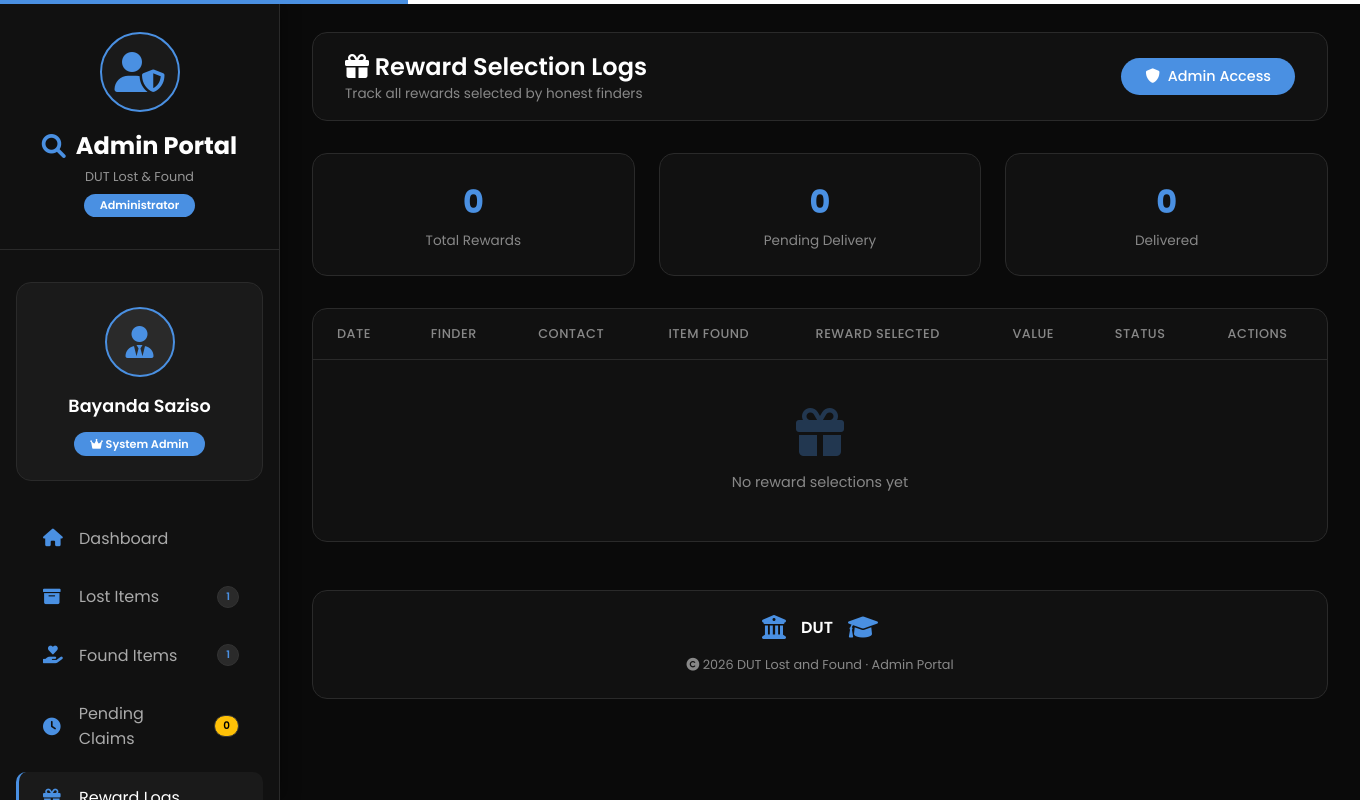
The app's page /admin/reward-logs (signed in), older data.
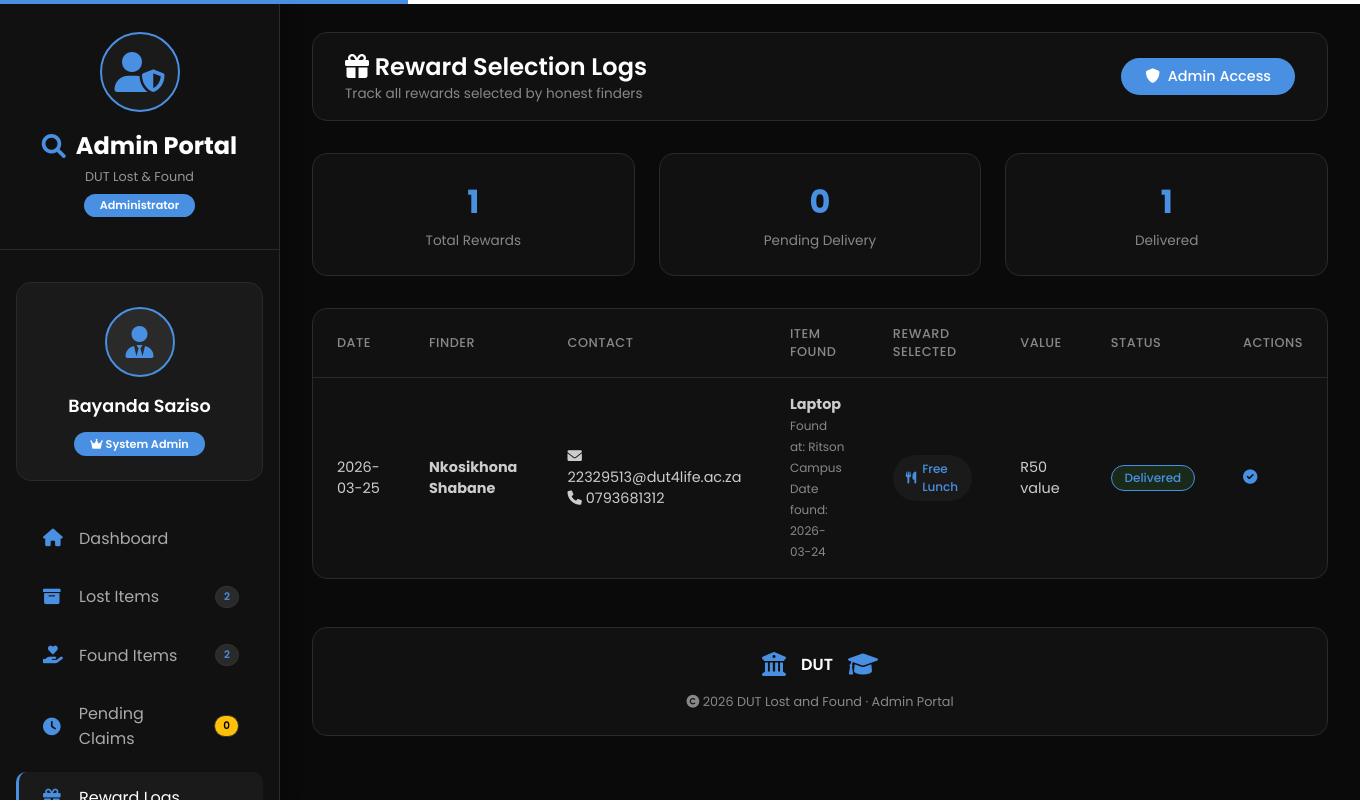
The same page, newer data.
### tables this page shows
CREATE TABLE admin_reward_log
                 (id INTEGER PRIMARY KEY AUTOINCREMENT,
                  claim_id INTEGER NOT NULL,
                  finder_id INTEGER NOT NULL,
                  finder_name TEXT NOT NULL,
                  item_name TEXT NOT NULL,
                  reward_type TEXT NOT NULL,
                  reward_value TEXT NOT NULL,
                  selected_at TIMESTAMP NOT NULL,
                  status TEXT DEFAULT 'pending',
                  delivered_at TIMESTAMP,
                  FOREIGN KEY (claim_id) REFERENCES claims(id),
                  FOREIGN KEY (finder_id) REFERENCES users(id));

CREATE TABLE users
                 (id INTEGER PRIMARY KEY AUTOINCREMENT,
                  student_number TEXT UNIQUE NOT NULL,
                  full_name TEXT NOT NULL,
                  email TEXT UNIQUE NOT NULL,
                  id_number TEXT UNIQUE NOT NULL,
                  phone TEXT,
                  password TEXT NOT NULL,
                  role TEXT DEFAULT 'user',
                  created_at TIMESTAMP DEFAULT CURRENT_TIMESTAMP);

CREATE TABLE found_items
                 (id INTEGER PRIMARY KEY AUTOINCREMENT,
                  user_id INTEGER,
                  item_name TEXT NOT NULL,
                  category TEXT NOT NULL,
                  description TEXT NOT NULL,
                  date_found DATE NOT NULL,
                  location TEXT NOT NULL,
                  latitude REAL,
                  longitude REAL,
                  contact_name TEXT NOT NULL,
                  contact_email TEXT NOT NULL,
                  contact_phone TEXT,
                  image_path TEXT,
                  status TEXT DEFAULT 'available',
                  resolved_at TIMESTAMP,
                  resolved_by INTEGER,
                  created_at TIMESTAMP DEFAULT CURRENT_TIMESTAMP, reward_offered BOOLEAN DEFAULT 0,
                  FOREIGN KEY (user_id) REFERENCES users(id),
                  FOREIGN KEY (resolved_by) REFERENCES users(id));

### app.py (the view)
@app.route('/admin/reward-logs')
def admin_reward_logs():
    if 'user' not in session or session['user']['role'] != 'admin':
        flash("Access denied!", "danger")
        return redirect(url_for('login'))
    conn = get_db()
    now = datetime.now()
    rewards = conn.execute('''
        SELECT rl.*, u.full_name as finder_name, u.email as finder_email, u.phone as finder_phone,
               fi.item_name, fi.location as found_location, fi.date_found
        FROM admin_reward_log rl
        JOIN users u ON rl.finder_id = u.id
        JOIN found_items fi ON rl.item_name = fi.item_name
        ORDER BY rl.selected_at DESC
        LIMIT 100
    ''').fetchall()
    total_rewards = conn.execute("SELECT COUNT(*) as count FROM admin_reward_log").fetchone()['count']
    pending_rewards = conn.execute("SELECT COUNT(*) as count FROM admin_reward_log WHERE status = 'pending'").fetchone()['count']
    delivered_rewards = conn.execute("SELECT COUNT(*) as count FROM admin_reward_log WHERE status = 'delivered'").fetchone()['count']
    total_lost = conn.execute("SELECT COUNT(*) as count FROM lost_items").fetchone()['count']
    total_found = conn.execute("SELECT COUNT(*) as count FROM found_items").fetchone()['count']
    pending_claims = conn.execute("SELECT COUNT(*) as count FROM claims WHERE status = 'pending'").fetchone()['count']
    resolved_count = conn.execute("SELECT COUNT(*) as count FROM item_history").fetchone()['count']
    conn.close()
    return render_template('admin_reward_logs.html',
                         user=session['user'],
                         rewards=[dict(r) for r in rewards],
                         total_rewards=total_rewards,
                         pending_rewards=pending_rewards,
                         delivered_rewards=delivered_rewards,
                         total_lost=total_lost,
                         total_found=total_found,
                         pending_claims=pending_claims,
                         resolved_count=resolved_count,
                         now=now)

### app.py (called while the page is built)
def get_db():
    conn = sqlite3.connect('lost_and_found.db')
    conn.row_factory = sqlite3.Row
    return conn

### templates/admin_reward_logs.html (shortened to what the changed rows need)
<!DOCTYPE html>
<html lang="en">
<head>
    <link rel="stylesheet" href="https://cdnjs.cloudflare.com/ajax/libs/font-awesome/6.0.0-beta3/css/all.min.css">
</head>
<body>
    <div class="dashboard-container">
        <div class="sidebar">
            <div class="sidebar-header">
                <h2>
                    <i class="fas fa-search"></i>
                    <span>Admin Portal</span>
                </h2>
            </div>
            <ul class="nav-menu">
                <li class="nav-item">
                    <a href="/admin/lost-items" class="nav-link">
                        <i class="fas fa-archive"></i>
                        <span>Lost Items</span>
                        <span class="badge">{{ total_lost }}</span>
                    </a>
                </li>
                <li class="nav-item">
                    <a href="/admin/found-items" class="nav-link">
                        <i class="fas fa-hand-holding-heart"></i>
                        <span>Found Items</span>
                        <span class="badge">{{ total_found }}</span>
                    </a>
                </li>
            </ul>
        </div>
        <div class="main-content">
            <div class="top-bar">
                <div class="page-title">
                    <h1><i class="fas fa-gift"></i> Reward Selection Logs</h1>
                </div>
            </div>
            <div class="stats-grid">
                <div class="stat-card">
                    <div class="stat-value">{{ total_rewards }}</div>
                    <div class="stat-label">Total Rewards</div>
                </div>
                <div class="stat-card">
                    <div class="stat-value">{{ delivered_rewards }}</div>
                    <div class="stat-label">Delivered</div>
                </div>
            </div>
            <div class="table-responsive">
                <table>
                    <thead>
                        <tr>
                            <th>Date</th>
                            <th>Finder</th>
                            <th>Contact</th>
                            <th>Item Found</th>
                            <th>Reward Selected</th>
                            <th>Value</th>
                            <th>Status</th>
                            <th>Actions</th>
                        </tr>
                    </thead>
                    <tbody>
                        {% if rewards %}
                            {% for reward in rewards %}
                            <tr>
                                <td>{{ reward.selected_at[:10] }}</td>
                                <td>
                                    <strong>{{ reward.finder_name }}</strong>
                                </td>
                                <td>
                                    <i class="fas fa-envelope"></i> {{ reward.finder_email }}<br>
                                    {% if reward.finder_phone %}
                                    <i class="fas fa-phone"></i> {{ reward.finder_phone }}
                                    {% endif %}
                                </td>
                                <td>
                                    <strong>{{ reward.item_name }}</strong><br>
                                    <small style="color: #888888;">Found at: {{ reward.found_location }}</small><br>
                                    <small style="color: #888888;">Date found: {{ reward.date_found }}</small>
                                </td>
                                <td>
                                    {% if 'Free Lunch' in reward.reward_type %}
                                        <span class="reward-badge reward-free-lunch">
                                            <i class="fas fa-utensils"></i> Free Lunch
                                        </span>
                                    {% elif 'Cash' in reward.reward_type %}
                                        <span class="reward-badge reward-cash">
                                            <i class="fas fa-money-bill-wave"></i> Cash Voucher
                                        </span>
                                    {% else %}
                                        <span class="reward-badge reward-miracle">
                                            <i class="fas fa-gift"></i> Miracle Box
                                        </span>
                                    {% endif %}
                                </td>
                                <td>{{ reward.reward_value }}</td>
                                <td>
                                    <span class="status-badge {% if reward.status == 'pending' %}status-pending{% else %}status-delivered{% endif %}">
                                        {{ reward.status|capitalize }}
                                    </span>
                                </td>
                                <td>
                                    {% if reward.status == 'pending' %}
                                    <form method="POST" action="/admin/mark-reward-delivered/{{ reward.id }}" style="display: inline;">
                                        <button type="submit" class="btn-icon" title="Mark as Delivered" onclick="return confirm('Mark this reward as delivered? The finder will be notified.')">
                                            <i class="fas fa-check-circle"></i>
                                        </button>
                                    </form>
                                    {% else %}
                                    <span style="color: #4a90e2;">
                                        <i class="fas fa-check-circle"></i>
                                    </span>
                                    {% endif %}
                                </td>
                            </tr>
                            {% endfor %}
                        {% else %}
                            <tr>
                                <td colspan="8" class="empty-state">
                                    <i class="fas fa-gift"></i>
                                    <p>No reward selections yet</p>
                                </td>
                            </tr>
                        {% endif %}
                    </tbody>
                </table>
            </div>
        </div>
    </div>
</body>
</html>

Row changes from the older to the newer data that the page shows:
added admin_reward_log: selected_at "2026-03-25", finder_name "Nkosikhona Shabane", finder_email "22329513@dut4life.ac.za", finder_phone "0793681312", item_name "Laptop", found_location "Ritson Campus", date_found "2026-03-24", shows "Free Lunch", reward_value "R50 value", status "Delivered"
Text that changed along with them:
{{ total_lost }}: "1" → "2"
{{ total_found }}: "1" → "2"
{{ total_rewards }}: "0" → "1"
{{ delivered_rewards }}: "0" → "1"
text no longer shown: "No reward selections yet"
